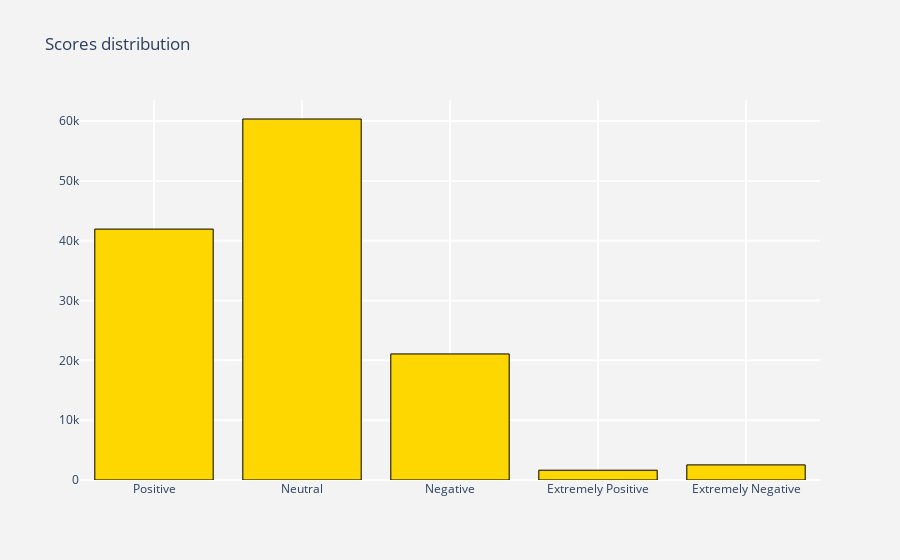

Notebook code for this chart:
### Code cell
score_dist_charles = show_percentage(data_robin['label'], colors5)

### Figure 1 — Plotly figure (JSON) as saved in the notebook; plotly's stock layout.template omitted (floating-point values rounded to 4 significant figures)
{"data": [{"marker": {"color": "gold", "line": {"color": "black", "width": 1}}, "type": "bar", "x": ["Positive", "Neutral", "Negative", "Extremely Positive", "Extremely Negative"], "y": [41940, 60345, 21070, 1636, 2527]}], "layout": {"paper_bgcolor": "rgb(243,243,243)", "plot_bgcolor": "rgb(243,243,243)", "title": {"text": "Scores distribution"}, "xaxis": {"gridcolor": "rgb(255, 255, 255)", "gridwidth": 2}, "yaxis": {"gridcolor": "rgb(255, 255, 255)", "gridwidth": 2}}}
